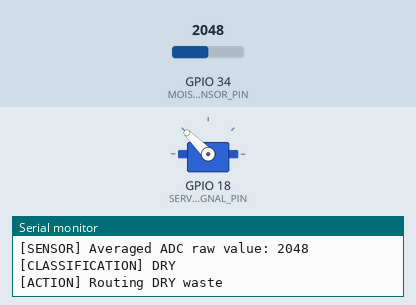
Simulated run of this sketch. Board: ESP32. On the bench: servo, the last lines printed to the serial monitor. The test bench sets the inputs (shaded band); at power-on: GPIO 34 (MOISTURE_SENSOR_PIN) = 2048 (analog values on the 0–4095 scale).

Above: at 2.0 s.
2.1 s: GPIO 34 (MOISTURE_SENSOR_PIN) set to 1951
At 4.7 s:
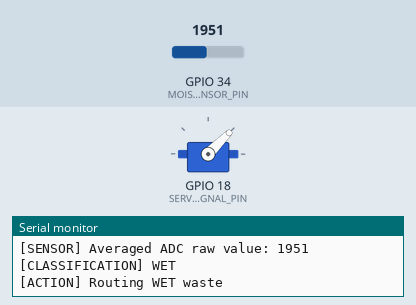
5.1 s: GPIO 34 (MOISTURE_SENSOR_PIN) set to 2040
At 6.0 s:
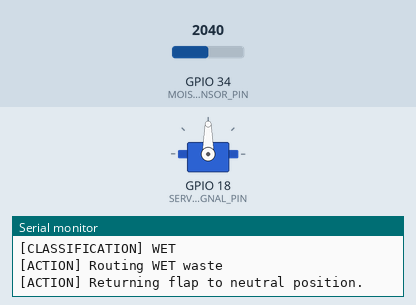
8.1 s: GPIO 34 (MOISTURE_SENSOR_PIN) set to 1960
Timing chart, 0 to 17.0 s (numbered marks = the images above; inputs shaded):
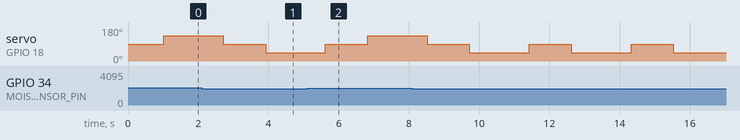

Measured:
- the behaviour switches between 2000 and 1999 on GPIO 34 (MOISTURE_SENSOR_PIN) (found by bisection; images 0 and 1)
- by itself, servo on GPIO 18 (SERVO_SIGNAL_PIN): alternates 90° for 1.2 s and 45° for 1.7 s

The sketch:

ESP32_Garbage_Segregation.ino
```cpp
/*
 * Project : Automatic Wet and Dry Garbage Segregation System
 * Board   : ESP32 DevKit V1
 * Sensor  : Analog moisture sensor (AO)
 * Actuator: SG90 positional servo
 *
 * Configure the pin assignments and operating parameters for the
 * assembled hardware. Calibrate the sensor before normal operation.
 *
 * Required library: ESP32Servo
 */

#include <Arduino.h>
#include <ESP32Servo.h>

// ------------------------- USER CONFIGURATION -------------------------

// GPIO assignments.
// GPIO34 is an input-only ADC1 pin on the common ESP32 DevKit V1.
constexpr int MOISTURE_SENSOR_PIN = 34;
constexpr int SERVO_SIGNAL_PIN = 18;

// ESP32 ADC configuration.
constexpr uint8_t ADC_RESOLUTION_BITS = 12;  // Typical raw range: 0..4095
constexpr int ADC_ATTENUATION_DB = 11;       // Arduino-ESP32 API attenuation

// Set this value using the sensor calibration procedure.
constexpr int MOISTURE_THRESHOLD_RAW = 2000;

// true: an average below the threshold is classified as wet.
// false: an average above the threshold is classified as wet.
// Select the direction that matches the sensor response.
constexpr bool WET_WHEN_READING_BELOW_THRESHOLD = true;

// Servo positions; adjust to match the flap mechanism.
// Adjust carefully with the flap disconnected or unloaded.
constexpr int SERVO_NEUTRAL_ANGLE = 90;
constexpr int SERVO_WET_ANGLE = 45;
constexpr int SERVO_DRY_ANGLE = 135;

// Timing and sampling configuration.
constexpr uint8_t SENSOR_SAMPLE_COUNT = 10;
constexpr uint16_t SAMPLE_INTERVAL_MS = 20;
constexpr uint16_t FLAP_TRANSFER_TIME_MS = 1200;
constexpr uint16_t SERVO_SETTLE_TIME_MS = 500;

// Set true to print calibration readings without actuating the servo.
constexpr bool CALIBRATION_ONLY = false;

// Servo pulse range is a common starting range; verify for your servo.
constexpr int SERVO_MIN_PULSE_US = 500;
constexpr int SERVO_MAX_PULSE_US = 2400;

// ---------------------------------------------------------------------

Servo sortingServo;
bool servoReady = false;

enum WasteCategory {
  WASTE_WET,
  WASTE_DRY
};

bool isValidAngle(int angle) {
  return angle >= 0 && angle <= 180;
}

bool validateConfiguration() {
  if (MOISTURE_SENSOR_PIN < 0 || SERVO_SIGNAL_PIN < 0) {
    Serial.println("[CONFIG ERROR] GPIO numbers must be non-negative.");
    return false;
  }

  if (!isValidAngle(SERVO_NEUTRAL_ANGLE) ||
      !isValidAngle(SERVO_WET_ANGLE) ||
      !isValidAngle(SERVO_DRY_ANGLE)) {
    Serial.println("[CONFIG ERROR] Servo angles must be between 0 and 180.");
    return false;
  }

  if (MOISTURE_THRESHOLD_RAW < 0 ||
      MOISTURE_THRESHOLD_RAW > ((1 << ADC_RESOLUTION_BITS) - 1)) {
    Serial.println("[CONFIG ERROR] Threshold is outside configured ADC range.");
    return false;
  }

  if (SENSOR_SAMPLE_COUNT == 0) {
    Serial.println("[CONFIG ERROR] SENSOR_SAMPLE_COUNT cannot be zero.");
    return false;
  }

  return true;
}

int readMoistureAverage() {
  uint32_t total = 0;

  for (uint8_t i = 0; i < SENSOR_SAMPLE_COUNT; ++i) {
    total += static_cast<uint32_t>(analogRead(MOISTURE_SENSOR_PIN));
    delay(SAMPLE_INTERVAL_MS);
  }

  return static_cast<int>(total / SENSOR_SAMPLE_COUNT);
}

WasteCategory classifyWaste(int averageRaw) {
  const bool readingIsBelowThreshold = averageRaw < MOISTURE_THRESHOLD_RAW;
  const bool isWet = (readingIsBelowThreshold == WET_WHEN_READING_BELOW_THRESHOLD);
  return isWet ? WASTE_WET : WASTE_DRY;
}

void moveServoTo(int angle) {
  if (!servoReady) {
    Serial.println("[SERVO ERROR] Servo is not initialized.");
    return;
  }

  if (!isValidAngle(angle)) {
    Serial.println("[SERVO ERROR] Refusing invalid angle.");
    return;
  }

  sortingServo.write(angle);
  delay(SERVO_SETTLE_TIME_MS);
}

void routeWaste(WasteCategory category) {
  const int targetAngle =
      (category == WASTE_WET) ? SERVO_WET_ANGLE : SERVO_DRY_ANGLE;

  Serial.print("[ACTION] Routing ");
  Serial.println(category == WASTE_WET ? "WET waste" : "DRY waste");

  moveServoTo(targetAngle);
  delay(FLAP_TRANSFER_TIME_MS);

  Serial.println("[ACTION] Returning flap to neutral position.");
  moveServoTo(SERVO_NEUTRAL_ANGLE);
}

void setup() {
  Serial.begin(115200);
  delay(300);

  Serial.println();
  Serial.println("==============================================");
  Serial.println(" ESP32 Automatic Wet/Dry Garbage Segregation ");
  Serial.println("==============================================");

  if (!validateConfiguration()) {
    Serial.println("[FATAL] Correct configuration and restart.");
    while (true) {
      delay(1000);
    }
  }

  analogReadResolution(ADC_RESOLUTION_BITS);
  analogSetPinAttenuation(MOISTURE_SENSOR_PIN, ADC_11db);

  pinMode(MOISTURE_SENSOR_PIN, INPUT);

  if (!CALIBRATION_ONLY) {
    sortingServo.setPeriodHertz(50);
    sortingServo.attach(
        SERVO_SIGNAL_PIN, SERVO_MIN_PULSE_US, SERVO_MAX_PULSE_US);

    servoReady = sortingServo.attached();
    if (!servoReady) {
      Serial.println("[FATAL] Servo attach failed. Check pin and library.");
      while (true) {
        delay(1000);
      }
    }

    moveServoTo(SERVO_NEUTRAL_ANGLE);
  } else {
    Serial.println("[MODE] Calibration-only: servo will not move.");
  }

  Serial.println("[INFO] Ready. Place one sample in the sensing area.");
  Serial.println("[INFO] Confirm the moisture threshold through calibration.");
}

void loop() {
  const int averageRaw = readMoistureAverage();

  Serial.print("[SENSOR] Averaged ADC raw value: ");
  Serial.println(averageRaw);

  if (CALIBRATION_ONLY) {
    Serial.println("[CALIBRATION] Record readings for dry and wet samples.");
    delay(1000);
    return;
  }

  const WasteCategory category = classifyWaste(averageRaw);

  Serial.print("[CLASSIFICATION] ");
  Serial.println(category == WASTE_WET ? "WET" : "DRY");

  routeWaste(category);

  // Pause between items. Adjust to suit the physical mechanism.
  delay(500);
}
```
